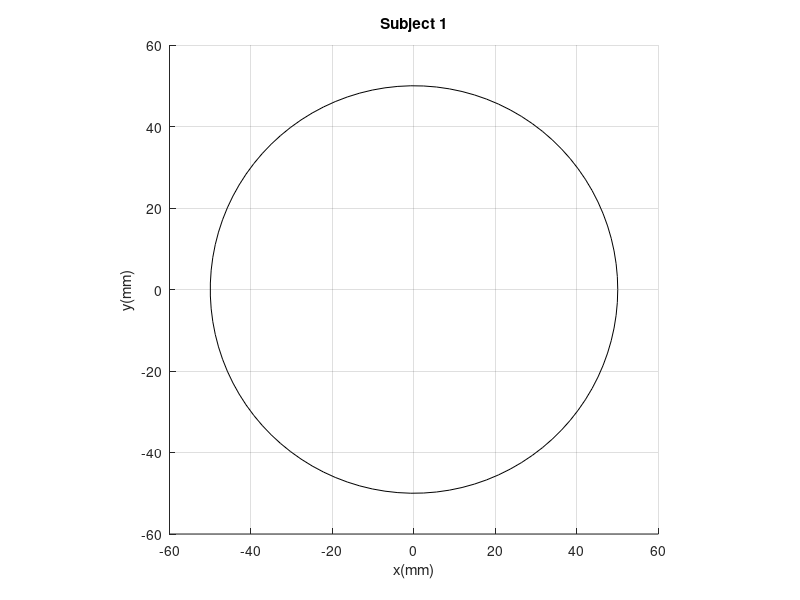

MATLAB code for this plot: (Note: this script raises an error after producing the figure.)
% Cargar todas las variables del archivo DataHorizontal.mat
data = load('DataCircular.mat');

% Crear una estructura para almacenar cada tabla en un formato iterativo
DataStruct = struct();

% Iterar sobre cada variable cargada y almacenarla en la estructura
variableNames = fieldnames(data); % Obtener los nombres de las variables
for i = 1:numel(variableNames)
    DataStruct.(variableNames{i}) = data.(variableNames{i});
end


% Parámetros del círculo
radio = 0.05*1000;
theta = linspace(0, 2*pi, 100); % Ángulo para el círculo

% Coordenadas del círculo
x_circle = radio * cos(theta);
y_circle = radio * sin(theta);
legends{1} = ['Reference'];
% Crear la figura
figure;
hold on;
axis equal;
xlabel('x(mm)');
ylabel('y(mm)');
title('Subject 1');

% Dibujar el círculo
plot(x_circle, y_circle, 'k'); % Círculo en color negro

% Dibujar la cruz dentro del círculo
%line([-radio, radio], [0, 0], 'Color', 'r', 'LineWidth', 2); % Línea horizontal
%line([0, 0], [-radio, radio], 'Color', 'r', 'LineWidth', 2); % Línea vertical con mayor grosor


% Configuración de los ejes
xlim([-radio*1.2, radio*1.2]);
ylim([-radio*1.2, radio*1.2]);
grid on;



% Ejemplo de cómo iterar sobre cada conjunto de datos en DataStruct
for i = 1:numel(variableNames)
    currentData = DataStruct.(variableNames{i});
    disp(['Procesando: ' variableNames{i}]);
    
    
    % Aquí puedes realizar operaciones sobre cada conjunto de datos
    x = currentData.x - 0.54;  % Ejemplo: ajustando x
    y = currentData.y - 0.1;   % Ejemplo: ajustando y
    
    x = x/1.54*1000;
    y = y/1.35*1000;
    % Crear el plot de x contra y
    plot(y, x)
    
    [theta, r] = cart2pol(x, y);
    r = r-50;
    % Cálculo de indicadores estadísticos
    MSE = mean(r.^2); 
    media = mean(r);
    maxi = max(r);
    mini = min(r);
    
    tiempo = (max(currentData.timestamp) - min(currentData.timestamp))*2;

    disp(['  MSE para ', variableNames{i}, ': ', num2str(MSE)]);
    disp(['  Mediana para ', variableNames{i}, ': ', num2str(media)]);
    disp(['  MAX para ', variableNames{i}, ': ', num2str(maxi)]);
    disp(['  MIN para ', variableNames{i}, ': ', num2str(mini)]);
    disp(['  TIME para ', variableNames{i}, ': ', num2str(tiempo)]);
    
    legends{i+1} = ['Trial ', num2str(i)];
end
% Agregar todas las leyendas al final del bucle
legend(legends);  % Mostrar todas las leyendas juntas
hold off;  % Terminar de apilar gráficos

saveas(gcf, 'Horizontal_plot.png');  % Guarda como archivo PNG
